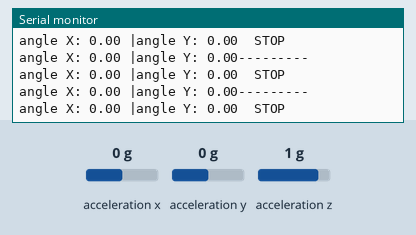
Recording of a sketch running on a simulated Arduino Uno, built with avr-gcc and run on an emulated ATmega328P. Shown: the last lines printed to the serial monitor. Wiring (inferred from the names in the program): MPU-6050 motion sensor at I2C address 0x68. Inputs (shaded band) come from the test bench; at power-on: acceleration x 0 g, acceleration y 0 g, acceleration z 1 g.

Above: at 1.2 s.
1.3 s: acceleration x set to -1.4 g
At 2.4 s:
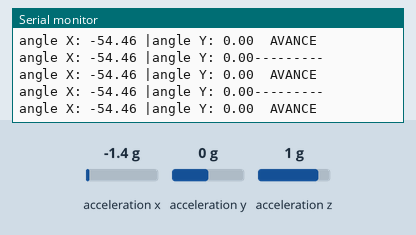
2.9 s: acceleration x set to 0.8 g
At 4.0 s:
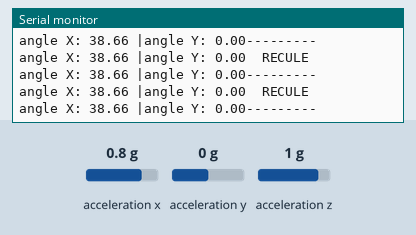
4.5 s: acceleration y set to -1.4 g
At 4.68 s:
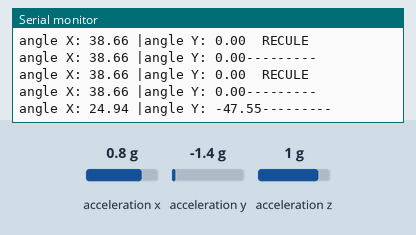
6.0 s: acceleration x set to 0 g
At 6.02 s:
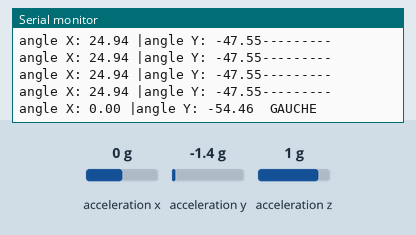
7.6 s: acceleration y set to 0.8 g
At 7.77 s:
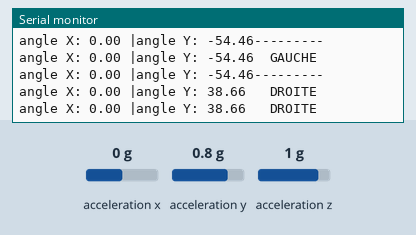
Timing chart, 0 to 10.5 s (numbered marks = the images above; inputs shaded):
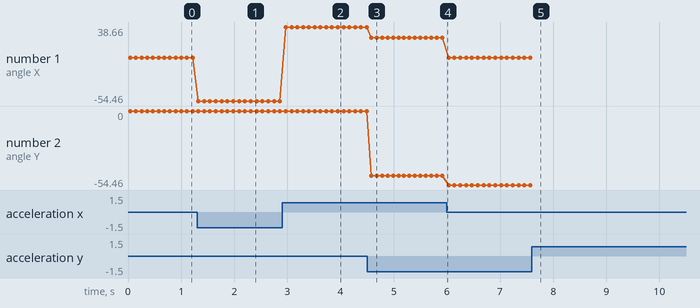

The sketch:

accmetre.ino
```cpp
#include<Wire.h>
const int MPU=0x68;//MPU6050 IC2 Adress
float Acc_X, Acc_Y, Acc_Z,angle_x,angle_y;
void setup() {
  // put your setup code here, to run once:
  Serial.begin(19200);
  Wire.begin();//initialize commucation
  Wire.beginTransmission(MPU);
  Wire.write(0x6B);
  Wire.write(0);
  Wire.endTransmission();

  Wire.beginTransmission(MPU);
  Wire.write(0x1C);
  Wire.write(B00000000);
  Wire.endTransmission();

  delay(20);

}

void loop() {
  // put your main code here, to run repeatedly:

  Wire.beginTransmission(MPU);
  Wire.write(0x3B);
  Wire.endTransmission(false);
  Wire.requestFrom(MPU,6,true);

  Acc_X=(Wire.read()<<8|Wire.read())/16384.0;
  Acc_Y=(Wire.read()<<8|Wire.read())/16384.0;
  Acc_Z=(Wire.read()<<8|Wire.read())/16384.0;

  angle_x = (atan((Acc_X) / sqrt(pow((Acc_Y),2) + pow((Acc_Z),2))) * 180/PI);
  angle_y = (atan((Acc_Y) / sqrt(pow((Acc_X),2) + pow((Acc_Z),2))) * 180/PI);
  /*
  Serial.print("Acc X: ");
  Serial.print(Acc_X);
  Serial.print(" |Acc Y: ");
  Serial.print(Acc_Y);
  Serial.print(" |Acc Z: ");
  Serial.println(Acc_Z);*/
  /*
  Serial.print("angle X: ");
  Serial.print(angle_x);
  Serial.print(" |angle Y: ");
  Serial.print(angle_y);
  Serial.println(" degres");

  Serial.println("___________________________________");*/

  //main a plat > stop
  if((angle_x<=10)&&(angle_x>=-10)&&(angle_y>=-10)&&(angle_y<=10)){
    Serial.print("angle X: ");
    Serial.print(angle_x);
    Serial.print(" |angle Y: ");
    Serial.print(angle_y);
    Serial.println("  STOP");
  }
  if((angle_x<-10)&&(angle_x>=-90)&&(angle_y>=-10)&&(angle_y<=10)){
    Serial.print("angle X: ");
    Serial.print(angle_x);
    Serial.print(" |angle Y: ");
    Serial.print(angle_y);
    Serial.println("  AVANCE");}

  if((angle_x<=90)&&(angle_x>10)&&(angle_y>=-10)&&(angle_y<=10)){
    Serial.print("angle X: ");
    Serial.print(angle_x);
    Serial.print(" |angle Y: ");
    Serial.print(angle_y);
    Serial.println("  RECULE");
    }
  if((angle_y<-10)&&(angle_y>=-90)&&(angle_x>=-10)&&(angle_x<=10)){
    Serial.print("angle X: ");
    Serial.print(angle_x);
    Serial.print(" |angle Y: ");
    Serial.print(angle_y);
    Serial.println("  GAUCHE");}

  if((angle_y<=90)&&(angle_y>10)&&(angle_x>=-10)&&(angle_x<=10)){

    Serial.print("angle X: ");
    Serial.print(angle_x);
    Serial.print(" |angle Y: ");
    Serial.print(angle_y);
    Serial.println("   DROITE");
    }
  else{
    Serial.print("angle X: ");
    Serial.print(angle_x);
    Serial.print(" |angle Y: ");
    Serial.print(angle_y);
    Serial.println("---------");
    }


  delay(100);


}
```

Measured:
- after the input at 1.3 s, the serial monitor: prints a new line at once (image 1)
- after the input at 2.9 s, the serial monitor: prints a new line after 0.05 s (image 2)
- after the input at 4.5 s, the serial monitor: prints a new line after 0.08 s (image 3)
- after the input at 6.0 s, the serial monitor: prints a new line at once (image 4)
- after the input at 7.6 s, the serial monitor: prints a new line after 0.06 s (image 5)
- plotted number 1: 0 → -54.46 after the input at 1.3 s, -54.46 → 38.66 after the input at 2.9 s, 38.66 → 24.94 after the input at 4.5 s
- plotted number 2: 0 → -47.55 after the input at 4.5 s, -47.55 → -54.46 after the input at 6.0 s
